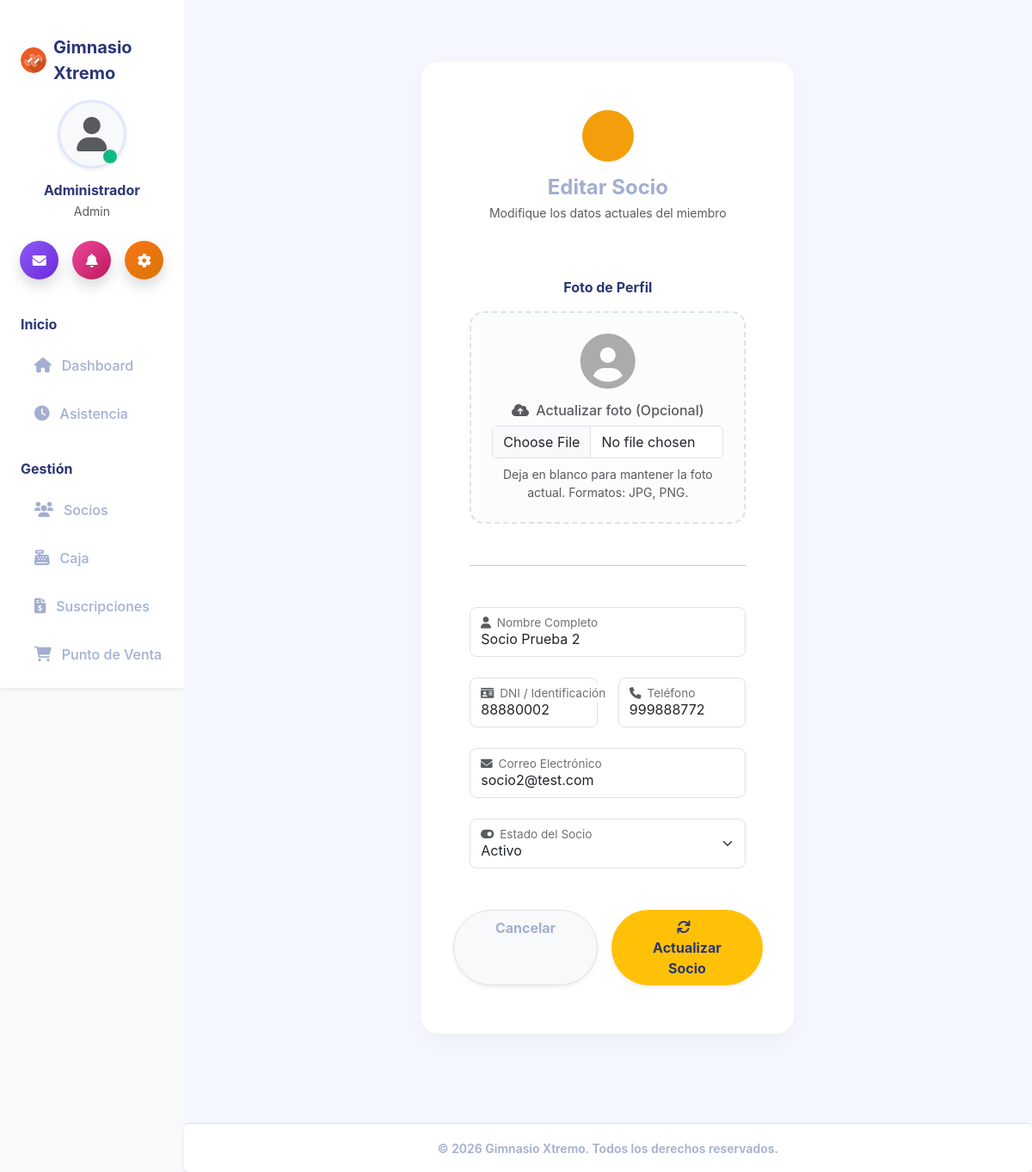
/socios/editar/2 (signed in), run on the app's committed database.
### tables this page shows
CREATE TABLE IF NOT EXISTS `configuracion` (
  `id` int NOT NULL,
  `nombre_sistema` varchar(100) DEFAULT NULL,
  `ruc` varchar(20) DEFAULT NULL,
  `direccion` varchar(255) DEFAULT NULL,
  `telefono` varchar(20) DEFAULT NULL,
  `email` varchar(100) DEFAULT NULL,
  `logo` varchar(255) DEFAULT NULL,
  `moneda` varchar(10) DEFAULT '$',
  PRIMARY KEY (`id`)
);

CREATE TABLE IF NOT EXISTS `socios` (
  `id` int NOT NULL AUTO_INCREMENT,
  `nombre` varchar(100) NOT NULL,
  `dni` varchar(20) NOT NULL,
  `email` varchar(100) DEFAULT NULL,
  `telefono` varchar(20) DEFAULT NULL,
  `whatsapp_api_key` varchar(50) DEFAULT NULL,
  `fecha_registro` datetime DEFAULT CURRENT_TIMESTAMP,
  `estado` enum('activo','inactivo','pendiente') DEFAULT 'activo',
  `foto` varchar(255) DEFAULT NULL,
  PRIMARY KEY (`id`),
  UNIQUE KEY `dni` (`dni`)
);

### app/models/Configuracion.php (called while the page is built, shortened)
<?php
class Configuracion {
    public static function getInfo() {
        $database = new Database();
        $conn = $database->getConnection();
        $query = "SELECT * FROM configuracion WHERE id = 1 LIMIT 1";
        $stmt = $conn->prepare($query);
        $stmt->execute();
        return $stmt->fetch(PDO::FETCH_ASSOC);
    }
}

### app/models/Socio.php (called while the page is built, shortened)
<?php
class Socio {
    private $conn;
    private $table_name = "socios";
    public function __construct() {
        $database = new Database();
        $this->conn = $database->getConnection();
    }
    public function obtenerPorId($id) {
        $query = "SELECT * FROM " . $this->table_name . " WHERE id = ? LIMIT 1";
        $stmt = $this->conn->prepare($query);
        $stmt->bindParam(1, $id);
        $stmt->execute();
        return $stmt->fetch(PDO::FETCH_ASSOC);
    }
}

### app/config/Database.php (called while the page is built, shortened)
<?php
class Database {
    private $host = 'localhost';
    private $db_name = 'gym_system';
    private $username = 'root';
    private $password = '';
    public function getConnection() {
        $this->conn = null;
        try {
            $this->conn = new PDO("mysql:host=" . $this->host . ";dbname=" . $this->db_name, $this->username, $this->password);
            $this->conn->exec("set names utf8");
            $this->conn->setAttribute(PDO::ATTR_ERRMODE, PDO::ERRMODE_EXCEPTION);
        } catch(PDOException $exception) {
            echo "Error de conexión: " . $exception->getMessage();
        }
        return $this->conn;
    }
}

### app/views/socios/editar.php (the view, shortened to what this page needs)
<!DOCTYPE html>
<html lang="es">
<head>
    <link href="https://cdn.jsdelivr.net/npm/bootstrap@5.3.0/dist/css/bootstrap.min.css" rel="stylesheet">
    <link rel="stylesheet" href="https://cdnjs.cloudflare.com/ajax/libs/font-awesome/6.0.0/css/all.min.css">
</head>
<body class="bg-light">
    <?php require_once '../app/views/inc/navbar.php'; ?>
    <div class="container-fluid px-4 mt-5 mb-5">
        <div class="row justify-content-center">
            <div class="col-md-8 col-lg-6">
                <div class="card module-container border-0 shadow-sm">
                    <div class="card-header bg-white border-0 pt-4 pb-0 text-center">
                        <div class="bg-warning bg-opacity-10 text-warning rounded-circle d-inline-flex justify-content-center align-items-center mb-3" style="width: 60px; height: 60px;">
                            <i class="fas fa-user-edit fs-3"></i>
                        </div>
                        <h4 class="fw-bold text-secondary mb-1">Editar Socio</h4>
                        <p class="text-muted small">Modifique los datos actuales del miembro</p>
                    </div>
                    <div class="card-body px-4 px-md-5 pb-5 pt-3">
                        <form action="/socios/actualizar" method="POST" enctype="multipart/form-data" class="needs-validation">
                            <div class="mb-5 text-center mt-3">
                                <label for="foto" class="form-label fw-bold text-dark fs-6 mb-3">Foto de Perfil</label>
                                <div class="p-4 bg-light bg-opacity-50 border rounded-4 border-dashed position-relative transition-hover" style="border-style: dashed !important; border-width: 2px !important;">
                                    <?php if(!empty($socio['foto'])): ?>
                                        <div class="mb-4 position-relative d-inline-block">
                                            <img src="/img/socios/<?= $socio['foto'] ?>" alt="Foto actual"
                                                 class="rounded-circle shadow-sm border border-2 border-white" width="120" height="120"
                                                 style="object-fit: cover;">
                                            <span class="position-absolute bottom-0 start-50 translate-middle-x badge bg-success rounded-pill px-2 shadow-sm" style="font-size: 0.65rem;">Actual</span>
                                        </div>
                                    <?php else: ?>
                                        <div class="mb-3 text-muted">
                                            <i class="fas fa-user-circle" style="font-size: 4rem; opacity: 0.5;"></i>
                                        </div>
                                    <?php endif; ?>
                                    <h6 class="text-muted mb-2"><i class="fas fa-cloud-upload-alt me-1"></i> Actualizar foto (Opcional)</h6>
                                    <input type="file" class="form-control" name="foto" accept="image/png, image/jpeg, image/jpg">
                                    <small class="text-muted mt-2 d-block">Deja en blanco para mantener la foto actual. Formatos: JPG, PNG.</small>
                                </div>
                            </div>
                            <hr class="mb-5 opacity-25">
                            <div class="form-floating mb-4">
                                <input type="text" class="form-control rounded-3" id="nombre" name="nombre" value="<?= $socio['nombre'] ?>" placeholder="Nombre Completo" required>
                                <label for="nombre"><i class="fas fa-user text-muted me-2"></i>Nombre Completo</label>
                            </div>
                            <div class="row g-4 mb-4">
                                <div class="col-md-6">
                                    <div class="form-floating">
                                        <input type="text" class="form-control rounded-3" id="dni" name="dni" value="<?= $socio['dni'] ?>" placeholder="DNI / Identificación" required>
                                        <label for="dni"><i class="fas fa-id-card text-muted me-2"></i>DNI / Identificación</label>
                                    </div>
                                </div>
                                <div class="col-md-6">
                                    <div class="form-floating">
                                        <input type="text" class="form-control rounded-3" id="telefono" name="telefono" value="<?= $socio['telefono'] ?>" placeholder="Teléfono">
                                        <label for="telefono"><i class="fas fa-phone text-muted me-2"></i>Teléfono</label>
                                    </div>
                                </div>
                            </div>
                            <div class="form-floating mb-4">
                                <input type="email" class="form-control rounded-3" id="email" name="email" value="<?= $socio['email'] ?>" placeholder="Correo Electrónico">
                                <label for="email"><i class="fas fa-envelope text-muted me-2"></i>Correo Electrónico</label>
                            </div>
                            <div class="form-floating mb-5">
                                <select class="form-select rounded-3" id="estado" name="estado">
                                    <option value="activo" <?= $socio['estado'] == 'activo' ? 'selected' : '' ?>>Activo</option>
                                </select>
                                <label for="estado"><i class="fas fa-toggle-on text-muted me-2"></i>Estado del Socio</label>
                            </div>
                            <div class="d-grid gap-3 d-md-flex justify-content-md-center">
                                <a href="/socios/index" class="btn btn-light border rounded-pill px-5 py-2 fw-bold text-secondary shadow-sm">Cancelar</a>
                                <button type="submit" class="btn btn-warning rounded-pill px-5 py-2 shadow-sm fw-bold border-0 text-dark">
                                    <i class="fas fa-sync me-2"></i> Actualizar Socio
                                </button>
                            </div>
                        </form>
                    </div>
                </div>
            </div>
        </div>
    </div>
    <?php require_once '../app/views/inc/footer.php'; ?>
</body>
</html>

### app/views/inc/navbar.php (shortened to what this page needs)
<?php
require_once __DIR__ . '/../../models/Configuracion.php';
$config = Configuracion::getInfo();
$_rolActual = $_SESSION['user_rol'] ?? '';
$current_uri = $_SERVER['REQUEST_URI'] ?? '';
$is_active = function($path) use ($current_uri) {
    if ($path === '/home/index') {
        return ($current_uri === '/' || strpos($current_uri, '/home') === 0) ? 'active' : '';
    }
    return strpos($current_uri, $path) === 0 ? 'active' : '';
};
?>
<link rel="stylesheet" href="/css/gym-theme.css?v=<?= time() ?>">
<div class="d-flex" id="wrapper">
    <div class="bg-white shadow-sm" id="sidebar-wrapper">
        <div class="sidebar-heading p-4 d-flex align-items-center justify-content-center">
            <?php if(!empty($config['logo'])): ?>
                <img src="/img/<?= $config['logo'] ?>?v=<?= time() ?>"
                     alt="Logo" width="30" height="30"
                     class="d-inline-block align-text-top rounded-circle me-2">
            <?php endif; ?>
            <span class="fs-5 fw-bold text-dark tracking-wider"><?= $config['nombre_sistema'] ?></span>
        </div>
        <div class="text-center mt-3 mb-4 px-4">
            <div class="position-relative d-inline-block mb-3">
                <div class="bg-light rounded-circle shadow-sm d-flex align-items-center justify-content-center mx-auto" style="width: 80px; height: 80px; border: 3px solid #E0E7FF;">
                    <i class="fas fa-user text-muted" style="font-size: 2.5rem;"></i>
                </div>
                <span class="position-absolute bottom-0 end-0 p-2 bg-success border border-light rounded-circle" style="transform: translate(-10px, -5px);"></span>
            </div>
            <h6 class="fw-bold text-dark mb-1"><?= $_SESSION['user_name'] ?? 'Usuario' ?></h6>
            <p class="text-muted small mb-0"><?= ucfirst($_SESSION['user_rol'] ?? 'Invitado') ?></p>
        </div>
        <div class="d-flex justify-content-center gap-3 mb-4 px-3">
            <a href="/notificaciones/index" class="btn btn-primary rounded-circle shadow p-0 d-flex align-items-center justify-content-center" style="width: 45px; height: 45px; background: linear-gradient(135deg, #8B5CF6, #6D28D9); border:none;">
                <i class="fas fa-envelope text-white"></i>
            </a>
            <a href="/asistencia/index" class="btn rounded-circle shadow p-0 d-flex align-items-center justify-content-center" style="width: 45px; height: 45px; background: linear-gradient(135deg, #EC4899, #BE185D); border:none;">
                <i class="fas fa-bell text-white"></i>
            </a>
            <a href="/configuracion/index" class="btn rounded-circle shadow p-0 d-flex align-items-center justify-content-center" style="width: 45px; height: 45px; background: linear-gradient(135deg, #F97316, #D97706); border:none;">
                <i class="fas fa-cog text-white"></i>
            </a>
        </div>
        <div id="sidebar-nav-scroll">
            <div class="list-group list-group-flush mt-2 px-2">
                <p class="text-dark fw-bold ms-3 mt-2 mb-2 fs-6">Inicio</p>
                <a class="list-group-item list-group-item-action rounded mb-1 <?= $is_active('/home') ?>" href="/home/index">
                    <i class="fas fa-home w-20px text-center"></i> Dashboard
                </a>
                <a class="list-group-item list-group-item-action rounded mb-1 <?= $is_active('/asistencia') ?>" href="/asistencia/index">
                    <i class="fas fa-clock w-20px text-center"></i> Asistencia
                </a>
                <p class="text-dark fw-bold ms-3 mt-4 mb-2 fs-6">Gestión</p>
                <a class="list-group-item list-group-item-action rounded mb-1 <?= $is_active('/socios') ?>" href="/socios/index">
                    <i class="fas fa-users w-20px text-center"></i> Socios
                </a>
                <?php if($_rolActual === 'admin' || $_rolActual === 'recepcionista'): ?>
                    <a class="list-group-item list-group-item-action rounded mb-1 <?= $is_active('/caja') ?>" href="/caja/index">
                        <i class="fas fa-cash-register w-20px text-center"></i> Caja
                    </a>
                    <a class="list-group-item list-group-item-action rounded mb-1 <?= $is_active('/suscripciones') ?>" href="/suscripciones/index">
                        <i class="fas fa-file-invoice-dollar w-20px text-center"></i> Suscripciones
                    </a>
                    <a class="list-group-item list-group-item-action rounded mb-1 <?= $is_active('/pos') ?>" href="/pos/index">
                        <i class="fas fa-shopping-cart w-20px text-center"></i> Punto de Venta
                    </a>
                    <a class="list-group-item list-group-item-action rounded mb-1 <?= $is_active('/notificaciones') ?>" href="/notificaciones/index">
                    </a>
                <?php endif; ?>
            </div>
        </div>
    </div>
    <div id="page-content-wrapper" class="d-flex flex-column" style="min-height: 100vh; background-color: var(--gym-bg-light);">
        <div class="container-fluid p-4 flex-grow-1">

### app/views/inc/footer.php (shortened to what this page needs)
        </div>
        <footer class="bg-white border-top text-center py-3 mt-auto shadow-sm text-secondary rounded">
            <small class="fw-semibold">&copy; <?= date('Y') ?> <?= $config['nombre_sistema'] ?>. Todos los derechos reservados.</small>
        </footer>
    </div>
</div>
</body>
</html>

### data on the page
configuracion: logo (picture), nombre_sistema "Gimnasio Xtremo"
socios: nombre "Socio Prueba 2", dni "88880002", telefono "999888772", email "socio2@test.com", estado "Activo"

### other printed values
$_SESSION['user_name'] "Administrador"
$_SESSION['user_rol'] "Admin"
